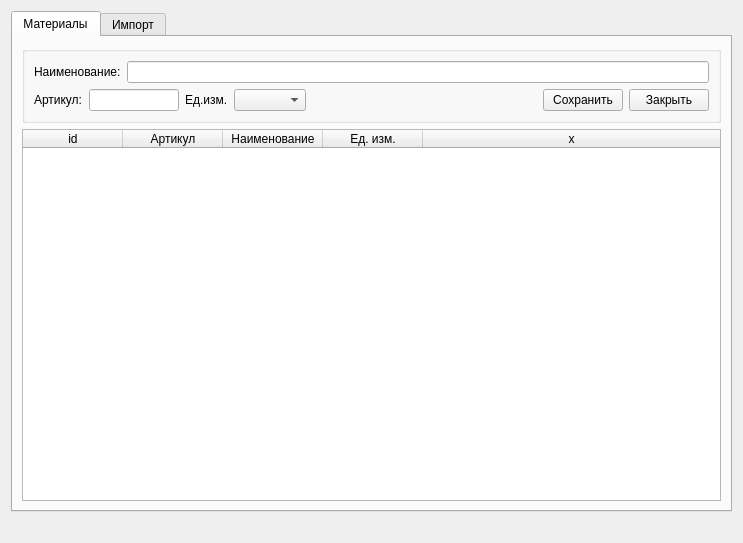
<?xml version="1.0" encoding="UTF-8"?>
<ui version="4.0">
 <class>material</class>
 <widget class="QWidget" name="material">
  <property name="geometry">
   <rect>
    <x>0</x>
    <y>0</y>
    <width>743</width>
    <height>543</height>
   </rect>
  </property>
  <property name="windowTitle">
   <string>Form</string>
  </property>
  <layout class="QGridLayout" name="gridLayout">
   <item row="0" column="0">
    <layout class="QVBoxLayout" name="verticalLayout">
     <item>
      <widget class="QTabWidget" name="tabWidget">
       <property name="currentIndex">
        <number>0</number>
       </property>
       <widget class="QWidget" name="tab">
        <attribute name="title">
         <string>Материалы</string>
        </attribute>
        <layout class="QGridLayout" name="gridLayout_3">
         <item row="0" column="0">
          <layout class="QVBoxLayout" name="verticalLayout_3">
           <item>
            <widget class="QGroupBox" name="groupBox_card">
             <property name="title">
              <string/>
             </property>
             <layout class="QGridLayout" name="gridLayout_2">
              <item row="0" column="0">
               <layout class="QVBoxLayout" name="verticalLayout_2">
                <item>
                 <layout class="QHBoxLayout" name="horizontalLayout">
                  <item>
                   <widget class="QLabel" name="label_2">
                    <property name="text">
                     <string>Наименование:</string>
                    </property>
                   </widget>
                  </item>
                  <item>
                   <widget class="QLineEdit" name="lineEdit"/>
                  </item>
                 </layout>
                </item>
                <item>
                 <layout class="QHBoxLayout" name="horizontalLayout_2">
                  <item>
                   <widget class="QLabel" name="label">
                    <property name="text">
                     <string>Артикул:</string>
                    </property>
                   </widget>
                  </item>
                  <item>
                   <widget class="QLineEdit" name="lineEdit_2">
                    <property name="maximumSize">
                     <size>
                      <width>90</width>
                      <height>16777215</height>
                     </size>
                    </property>
                   </widget>
                  </item>
                  <item>
                   <widget class="QLabel" name="label_3">
                    <property name="text">
                     <string>Ед.изм.</string>
                    </property>
                   </widget>
                  </item>
                  <item>
                   <widget class="QComboBox" name="comboBox">
                    <property name="maximumSize">
                     <size>
                      <width>90</width>
                      <height>16777215</height>
                     </size>
                    </property>
                   </widget>
                  </item>
                  <item>
                   <spacer name="horizontalSpacer">
                    <property name="orientation">
                     <enum>Qt::Horizontal</enum>
                    </property>
                    <property name="sizeHint" stdset="0">
                     <size>
                      <width>138</width>
                      <height>20</height>
                     </size>
                    </property>
                   </spacer>
                  </item>
                  <item>
                   <widget class="QPushButton" name="pushButton">
                    <property name="text">
                     <string>Сохранить</string>
                    </property>
                   </widget>
                  </item>
                  <item>
                   <widget class="QPushButton" name="pushButton_2">
                    <property name="text">
                     <string>Закрыть</string>
                    </property>
                   </widget>
                  </item>
                 </layout>
                </item>
               </layout>
              </item>
             </layout>
            </widget>
           </item>
           <item>
            <widget class="QTableWidget" name="tableWidget_material">
             <property name="editTriggers">
              <set>QAbstractItemView::NoEditTriggers</set>
             </property>
             <property name="alternatingRowColors">
              <bool>true</bool>
             </property>
             <property name="selectionMode">
              <enum>QAbstractItemView::SingleSelection</enum>
             </property>
             <property name="selectionBehavior">
              <enum>QAbstractItemView::SelectRows</enum>
             </property>
             <property name="sortingEnabled">
              <bool>true</bool>
             </property>
             <attribute name="horizontalHeaderStretchLastSection">
              <bool>true</bool>
             </attribute>
             <attribute name="verticalHeaderDefaultSectionSize">
              <number>21</number>
             </attribute>
             <column>
              <property name="text">
               <string>id</string>
              </property>
             </column>
             <column>
              <property name="text">
               <string>Артикул</string>
              </property>
             </column>
             <column>
              <property name="text">
               <string>Наименование</string>
              </property>
             </column>
             <column>
              <property name="text">
               <string>Ед. изм.</string>
              </property>
             </column>
             <column>
              <property name="text">
               <string>x</string>
              </property>
             </column>
            </widget>
           </item>
          </layout>
         </item>
        </layout>
       </widget>
       <widget class="QWidget" name="tab_2">
        <attribute name="title">
         <string>Импорт</string>
        </attribute>
        <layout class="QGridLayout" name="gridLayout_5">
         <item row="0" column="0">
          <layout class="QVBoxLayout" name="verticalLayout_5">
           <item>
            <layout class="QHBoxLayout" name="horizontalLayout_3">
             <item>
              <widget class="QLabel" name="label_4">
               <property name="text">
                <string>Файл:</string>
               </property>
              </widget>
             </item>
             <item>
              <widget class="QLineEdit" name="lineEdit_file"/>
             </item>
             <item>
              <widget class="QToolButton" name="toolButton_open">
               <property name="minimumSize">
                <size>
                 <width>30</width>
                 <height>30</height>
                </size>
               </property>
               <property name="maximumSize">
                <size>
                 <width>30</width>
                 <height>30</height>
                </size>
               </property>
               <property name="text">
                <string>...</string>
               </property>
              </widget>
             </item>
            </layout>
           </item>
           <item>
            <layout class="QHBoxLayout" name="horizontalLayout_4">
             <item>
              <widget class="QGroupBox" name="groupBox_menu">
               <property name="title">
                <string/>
               </property>
               <layout class="QGridLayout" name="gridLayout_4">
                <item row="0" column="0">
                 <layout class="QVBoxLayout" name="verticalLayout_4">
                  <item>
                   <widget class="QToolButton" name="toolButton_remLine">
                    <property name="minimumSize">
                     <size>
                      <width>30</width>
                      <height>30</height>
                     </size>
                    </property>
                    <property name="maximumSize">
                     <size>
                      <width>30</width>
                      <height>30</height>
                     </size>
                    </property>
                    <property name="text">
                     <string>-</string>
                    </property>
                   </widget>
                  </item>
                  <item>
                   <widget class="QToolButton" name="toolButton_clear">
                    <property name="minimumSize">
                     <size>
                      <width>30</width>
                      <height>30</height>
                     </size>
                    </property>
                    <property name="maximumSize">
                     <size>
                      <width>30</width>
                      <height>30</height>
                     </size>
                    </property>
                    <property name="text">
                     <string>X</string>
                    </property>
                   </widget>
                  </item>
                  <item>
                   <widget class="QToolButton" name="toolButton_add">
                    <property name="minimumSize">
                     <size>
                      <width>30</width>
                      <height>30</height>
                     </size>
                    </property>
                    <property name="maximumSize">
                     <size>
                      <width>30</width>
                      <height>30</height>
                     </size>
                    </property>
                    <property name="text">
                     <string>DB</string>
                    </property>
                   </widget>
                  </item>
                  <item>
                   <spacer name="verticalSpacer">
                    <property name="orientation">
                     <enum>Qt::Vertical</enum>
                    </property>
                    <property name="sizeHint" stdset="0">
                     <size>
                      <width>20</width>
                      <height>40</height>
                     </size>
                    </property>
                   </spacer>
                  </item>
                 </layout>
                </item>
               </layout>
              </widget>
             </item>
             <item>
              <widget class="QTableWidget" name="tableWidget_import">
               <property name="editTriggers">
                <set>QAbstractItemView::NoEditTriggers</set>
               </property>
               <property name="alternatingRowColors">
                <bool>true</bool>
               </property>
               <property name="selectionMode">
                <enum>QAbstractItemView::MultiSelection</enum>
               </property>
               <property name="selectionBehavior">
                <enum>QAbstractItemView::SelectRows</enum>
               </property>
               <property name="sortingEnabled">
                <bool>true</bool>
               </property>
               <attribute name="horizontalHeaderStretchLastSection">
                <bool>true</bool>
               </attribute>
               <attribute name="verticalHeaderDefaultSectionSize">
                <number>21</number>
               </attribute>
               <column>
                <property name="text">
                 <string>Наименование</string>
                </property>
               </column>
               <column>
                <property name="text">
                 <string>Артикул</string>
                </property>
               </column>
               <column>
                <property name="text">
                 <string>Ед. изм.</string>
                </property>
               </column>
              </widget>
             </item>
            </layout>
           </item>
          </layout>
         </item>
        </layout>
       </widget>
      </widget>
     </item>
     <item>
      <widget class="QLabel" name="label_status">
       <property name="font">
        <font>
         <weight>75</weight>
         <bold>true</bold>
        </font>
       </property>
       <property name="text">
        <string/>
       </property>
       <property name="alignment">
        <set>Qt::AlignRight|Qt::AlignTrailing|Qt::AlignVCenter</set>
       </property>
      </widget>
     </item>
    </layout>
   </item>
  </layout>
 </widget>
 <resources/>
 <connections/>
</ui>
